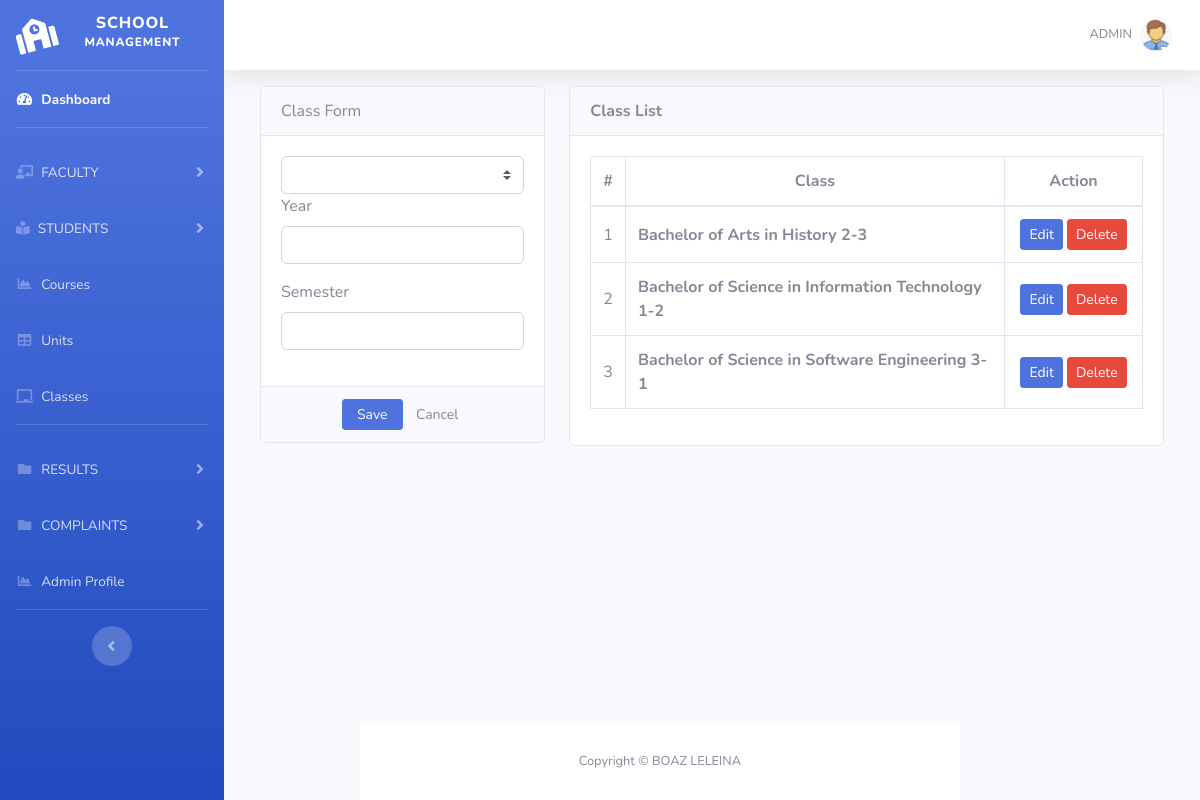
Screenshot of /class.php with the database file from the repository.
### tables this page shows
CREATE TABLE `class` (
  `id` int(30) NOT NULL,
  `course_id` int(30) NOT NULL,
  `year` int(30) NOT NULL,
  `semester` int(30) NOT NULL
);

### class.php (the view, shortened to what this page needs)
<?php
include 'handle/config.php';
include "admin/header.php";
include "admin/navbar.php";
?>
<div class="container-fluid">
	<div class="col-lg-12">
		<div class="row">
			<div class="col-md-4">
			<form action="handle/handleclass.php" method="post" enctype="multipart/form-data">
				<div class="card">
					<div class="card-header">
						    Class Form
				  	</div>
					<div class="card-body">
							<select name="course_id" id="course_id" class="custom-select select2">
								<option value=""></option>
								<?php
								$coursename = $link->query("SELECT * FROM courses order by coursename asc");
								while($row=$coursename->fetch_assoc()):
								?>
								<option value="<?php echo $row['id'] ?>"><?php echo $row['coursename'] ?></option>
							<?php endwhile; ?>
							</select>
							<div class="form-group">
								<label class="control-label">Year</label>
								<input type="text" class="form-control" name="year">
							</div>
							<div class="form-group">
								<label class="control-label">Semester</label>
								<input type="text" class="form-control" name="semester">
							</div>
					</div>
					<div class="card-footer">
						<div class="row">
							<div class="col-md-12">
                            <button class="btn btn-sm btn-primary col-sm-3 offset-md-3" name="uploaddata"> Save</button>
								<button class="btn btn-sm btn-default col-sm-3" type="reset"> Cancel</button>
							</div>
						</div>
					</div>
				</div>
			</form>
			</div>
			<div class="col-md-8">
				<div class="card">
					<div class="card-header">
						<b>Class List</b>
					</div>
					<div class="card-body">
						<table class="table table-bordered table-hover">
							<thead>
								<tr>
									<th class="text-center" width="5%">#</th>
									<th class="text-center">Class</th>
									<th class="text-center" width="25%">Action</th>
								</tr>
							</thead>
							<tbody>
								<?php
								$i = 1;
								$class = $link->query("SELECT c.*,concat(co.coursename,' ',c.year,'-',c.semester) as `class` FROM `class` c inner join courses co on co.id = c.course_id order by concat(co.coursename,' ',c.year,'-',c.semester) asc");
								while($row=$class->fetch_assoc()):
								?>
								<tr>
									<td class="text-center"><?php echo $i++ ?></td>
									<td class="">
										<p><b><?php echo $row['class'] ?></b></p>
									</td>
									<td class="text-center">
										<button class="btn btn-sm btn-primary edit_class" type="button" data-id="<?php echo $row['id'] ?>"  data-course_id="<?php echo $row['course_id'] ?>"  data-level="<?php echo $row['year'] ?>" data-section="<?php echo $row['semester'] ?>" >Edit</button>
										<button class="btn btn-sm btn-danger delete_class" type="button" data-id="<?php echo $row['id'] ?>">Delete</button>
									</td>
								</tr>
								<?php endwhile; ?>
							</tbody>
						</table>
					</div>
				</div>
			</div>
		</div>
	</div>
</div>
<?php
include "admin/footer.php";
?>

### class.php (style rules this page uses)
td { vertical-align: middle !important; }
td p { margin: unset; }

### rows the page displays
class: class "Bachelor of Arts in History 2-3"
class: class "Bachelor of Science in Information Technology 1-2"
class: class "Bachelor of Science in Software Engineering 3-1"
